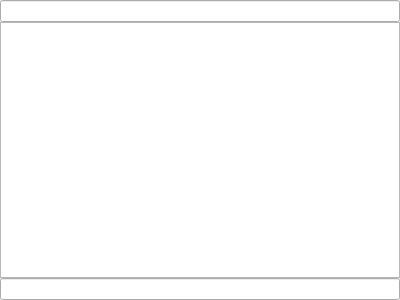
<?xml version="1.0" encoding="UTF-8"?>
<ui version="4.0">
 <class>DirViewPanel</class>
 <widget class="QWidget" name="DirViewPanel">
  <property name="geometry">
   <rect>
    <x>0</x>
    <y>0</y>
    <width>400</width>
    <height>300</height>
   </rect>
  </property>
  <property name="windowTitle">
   <string>Dir View</string>
  </property>
  <layout class="QVBoxLayout" name="verticalLayout">
   <property name="spacing">
    <number>0</number>
   </property>
   <property name="leftMargin">
    <number>0</number>
   </property>
   <property name="topMargin">
    <number>0</number>
   </property>
   <property name="rightMargin">
    <number>0</number>
   </property>
   <property name="bottomMargin">
    <number>0</number>
   </property>
   <item>
    <widget class="QLineEdit" name="AddressBar"/>
   </item>
   <item>
    <widget class="QTableView" name="DirView">
     <property name="selectionMode">
      <enum>QAbstractItemView::SingleSelection</enum>
     </property>
     <property name="selectionBehavior">
      <enum>QAbstractItemView::SelectRows</enum>
     </property>
     <property name="showGrid">
      <bool>false</bool>
     </property>
     <property name="cornerButtonEnabled">
      <bool>false</bool>
     </property>
     <attribute name="verticalHeaderVisible">
      <bool>false</bool>
     </attribute>
     <attribute name="verticalHeaderDefaultSectionSize">
      <number>20</number>
     </attribute>
     <attribute name="verticalHeaderMinimumSectionSize">
      <number>20</number>
     </attribute>
    </widget>
   </item>
   <item>
    <widget class="QLineEdit" name="SearchEdit"/>
   </item>
  </layout>
 </widget>
 <resources/>
 <connections/>
</ui>
